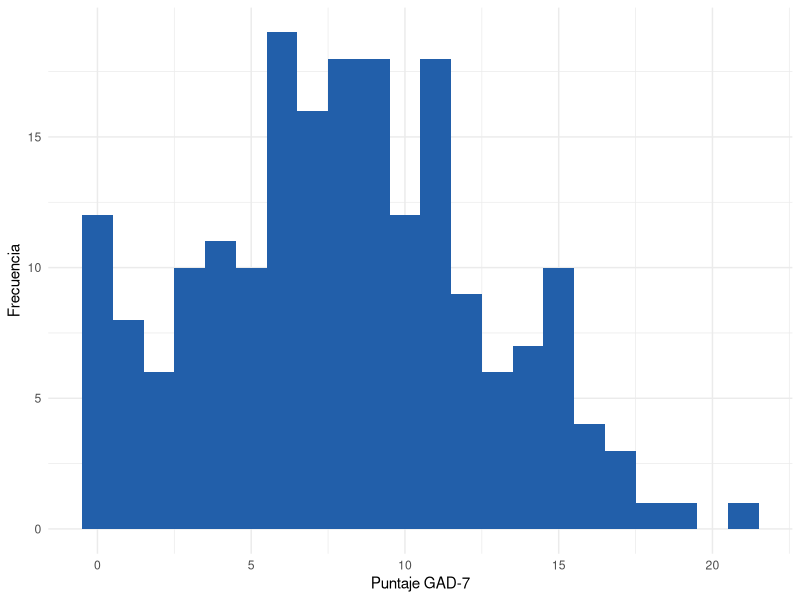

Generate this figure with R:
## ---- chunk 1
#| include: false
library(tidyverse)
library(readxl)

set.seed(42)
gad7_demo <- data.frame(
  gad7      = round(pmax(0, pmin(21, rnorm(200, mean = 8, sd = 5)))),
  bienestar = round(pmax(0, pmin(100, rnorm(200, mean = 65, sd = 15)))),
  carrera   = sample(
    c("Psicología", "Medicina", "Enfermería", "Nutrición"),
    200, replace = TRUE
  )
)
## ---- chunk 2
mean(c(3, 7, 5, 9, 4))
## ---- chunk 3
#| echo: false
#| fig-height: 3.5
gad7_demo |>
  ggplot(aes(x = gad7)) +
  geom_histogram(fill = "#225faa", bins = 22) +
  labs(x = "Puntaje GAD-7", y = "Frecuencia") +
  theme_minimal()
